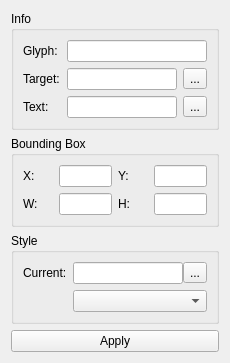
<?xml version="1.0" encoding="UTF-8"?>
<ui version="4.0">
<comment> Copyright (C) 2020 by Pedro Mendes, Rector and Visitors of the </comment>
<comment> University of Virginia, University of Heidelberg, and University </comment>
<comment> of Connecticut School of Medicine. </comment>
<comment> All rights reserved. </comment>

 <class>CQElementProperties</class>
 <widget class="QWidget" name="CQElementProperties">
  <property name="geometry">
   <rect>
    <x>0</x>
    <y>0</y>
    <width>230</width>
    <height>344</height>
   </rect>
  </property>
  <property name="windowTitle">
   <string>Form</string>
  </property>
  <layout class="QGridLayout" name="gridLayout">
   <item row="2" column="0">
    <widget class="QGroupBox" name="grpStyle">
     <property name="sizePolicy">
      <sizepolicy hsizetype="Preferred" vsizetype="Fixed">
       <horstretch>0</horstretch>
       <verstretch>0</verstretch>
      </sizepolicy>
     </property>
     <property name="title">
      <string>Style</string>
     </property>
     <layout class="QFormLayout" name="formLayout">
      <item row="0" column="0">
       <widget class="QLabel" name="label_5">
        <property name="text">
         <string>Current:</string>
        </property>
       </widget>
      </item>
      <item row="0" column="1">
       <layout class="QHBoxLayout" name="horizontalLayout">
        <property name="spacing">
         <number>0</number>
        </property>
        <property name="sizeConstraint">
         <enum>QLayout::SetFixedSize</enum>
        </property>
        <item>
         <widget class="QLineEdit" name="txtCurrentStyle">
          <property name="readOnly">
           <bool>true</bool>
          </property>
         </widget>
        </item>
        <item>
         <widget class="QToolButton" name="cmdViewStyle">
          <property name="toolTip">
           <string>Views the style</string>
          </property>
          <property name="text">
           <string>...</string>
          </property>
         </widget>
        </item>
       </layout>
      </item>
      <item row="1" column="1">
       <widget class="QComboBox" name="cmbStyles">
        <property name="toolTip">
         <string>Changes the style for the selected object</string>
        </property>
       </widget>
      </item>
     </layout>
    </widget>
   </item>
   <item row="3" column="0">
    <widget class="QPushButton" name="cmdApply">
     <property name="toolTip">
      <string>Applies Changes</string>
     </property>
     <property name="text">
      <string>Apply</string>
     </property>
    </widget>
   </item>
   <item row="1" column="0">
    <widget class="QGroupBox" name="grpBounds">
     <property name="sizePolicy">
      <sizepolicy hsizetype="Preferred" vsizetype="Fixed">
       <horstretch>0</horstretch>
       <verstretch>0</verstretch>
      </sizepolicy>
     </property>
     <property name="title">
      <string>Bounding Box</string>
     </property>
     <layout class="QGridLayout" name="gridLayout_2">
      <item row="0" column="0">
       <layout class="QHBoxLayout" name="horizontalLayout_2">
        <item>
         <widget class="QLabel" name="label">
          <property name="sizePolicy">
           <sizepolicy hsizetype="Fixed" vsizetype="Preferred">
            <horstretch>0</horstretch>
            <verstretch>0</verstretch>
           </sizepolicy>
          </property>
          <property name="minimumSize">
           <size>
            <width>30</width>
            <height>0</height>
           </size>
          </property>
          <property name="text">
           <string>X:</string>
          </property>
         </widget>
        </item>
        <item>
         <widget class="QLineEdit" name="txtX"/>
        </item>
       </layout>
      </item>
      <item row="1" column="0">
       <layout class="QHBoxLayout" name="horizontalLayout_4">
        <item>
         <widget class="QLabel" name="label_3">
          <property name="sizePolicy">
           <sizepolicy hsizetype="Fixed" vsizetype="Preferred">
            <horstretch>0</horstretch>
            <verstretch>0</verstretch>
           </sizepolicy>
          </property>
          <property name="minimumSize">
           <size>
            <width>30</width>
            <height>0</height>
           </size>
          </property>
          <property name="text">
           <string>W:</string>
          </property>
         </widget>
        </item>
        <item>
         <widget class="QLineEdit" name="txtWidth"/>
        </item>
       </layout>
      </item>
      <item row="1" column="1">
       <layout class="QHBoxLayout" name="horizontalLayout_5">
        <item>
         <widget class="QLabel" name="label_4">
          <property name="sizePolicy">
           <sizepolicy hsizetype="Fixed" vsizetype="Preferred">
            <horstretch>0</horstretch>
            <verstretch>0</verstretch>
           </sizepolicy>
          </property>
          <property name="minimumSize">
           <size>
            <width>30</width>
            <height>0</height>
           </size>
          </property>
          <property name="text">
           <string>H:</string>
          </property>
         </widget>
        </item>
        <item>
         <widget class="QLineEdit" name="txtHeight"/>
        </item>
       </layout>
      </item>
      <item row="0" column="1">
       <layout class="QHBoxLayout" name="horizontalLayout_3">
        <item>
         <widget class="QLabel" name="label_2">
          <property name="sizePolicy">
           <sizepolicy hsizetype="Fixed" vsizetype="Preferred">
            <horstretch>0</horstretch>
            <verstretch>0</verstretch>
           </sizepolicy>
          </property>
          <property name="minimumSize">
           <size>
            <width>30</width>
            <height>0</height>
           </size>
          </property>
          <property name="text">
           <string>Y:</string>
          </property>
         </widget>
        </item>
        <item>
         <widget class="QLineEdit" name="txtY"/>
        </item>
       </layout>
      </item>
     </layout>
    </widget>
   </item>
   <item row="0" column="0">
    <widget class="QGroupBox" name="groupBox">
     <property name="sizePolicy">
      <sizepolicy hsizetype="Preferred" vsizetype="Fixed">
       <horstretch>0</horstretch>
       <verstretch>0</verstretch>
      </sizepolicy>
     </property>
     <property name="title">
      <string>Info</string>
     </property>
     <layout class="QFormLayout" name="formLayout_2">
      <item row="0" column="0">
       <widget class="QLabel" name="label_6">
        <property name="text">
         <string>Glyph: </string>
        </property>
       </widget>
      </item>
      <item row="0" column="1">
       <widget class="QLineEdit" name="txtGlyph">
        <property name="readOnly">
         <bool>true</bool>
        </property>
       </widget>
      </item>
      <item row="1" column="0">
       <widget class="QLabel" name="label_7">
        <property name="text">
         <string>Target:</string>
        </property>
       </widget>
      </item>
      <item row="1" column="1">
       <layout class="QHBoxLayout" name="horizontalLayout_6">
        <item>
         <widget class="QLineEdit" name="txtTarget">
          <property name="readOnly">
           <bool>true</bool>
          </property>
         </widget>
        </item>
        <item>
         <widget class="QToolButton" name="cmdSelectTarget">
          <property name="toolTip">
           <string>Selects the Element this glyph represents</string>
          </property>
          <property name="text">
           <string>...</string>
          </property>
         </widget>
        </item>
       </layout>
      </item>
      <item row="2" column="0">
       <widget class="QLabel" name="label_8">
        <property name="text">
         <string>Text:</string>
        </property>
       </widget>
      </item>
      <item row="2" column="1">
       <layout class="QHBoxLayout" name="horizontalLayout_7">
        <item>
         <widget class="QLineEdit" name="txtText">
          <property name="readOnly">
           <bool>true</bool>
          </property>
         </widget>
        </item>
        <item>
         <widget class="QToolButton" name="cmdSelectText">
          <property name="toolTip">
           <string>Selects the TextGlyph for the selected Glyph</string>
          </property>
          <property name="text">
           <string>...</string>
          </property>
         </widget>
        </item>
       </layout>
      </item>
     </layout>
    </widget>
   </item>
   <item row="4" column="0">
    <spacer name="verticalSpacer">
     <property name="orientation">
      <enum>Qt::Vertical</enum>
     </property>
     <property name="sizeHint" stdset="0">
      <size>
       <width>20</width>
       <height>0</height>
      </size>
     </property>
    </spacer>
   </item>
  </layout>
 </widget>
 <tabstops>
  <tabstop>txtGlyph</tabstop>
  <tabstop>txtTarget</tabstop>
  <tabstop>cmdSelectTarget</tabstop>
  <tabstop>txtText</tabstop>
  <tabstop>cmdSelectText</tabstop>
  <tabstop>txtX</tabstop>
  <tabstop>txtY</tabstop>
  <tabstop>txtWidth</tabstop>
  <tabstop>txtHeight</tabstop>
  <tabstop>txtCurrentStyle</tabstop>
  <tabstop>cmdViewStyle</tabstop>
  <tabstop>cmbStyles</tabstop>
  <tabstop>cmdApply</tabstop>
 </tabstops>
 <resources/>
 <connections>
  <connection>
   <sender>cmdApply</sender>
   <signal>clicked()</signal>
   <receiver>CQElementProperties</receiver>
   <slot>slotApply()</slot>
   <hints>
    <hint type="sourcelabel">
     <x>114</x>
     <y>311</y>
    </hint>
    <hint type="destinationlabel">
     <x>114</x>
     <y>171</y>
    </hint>
   </hints>
  </connection>
  <connection>
   <sender>cmdSelectTarget</sender>
   <signal>clicked()</signal>
   <receiver>CQElementProperties</receiver>
   <slot>slotSelectTarget()</slot>
   <hints>
    <hint type="sourcelabel">
     <x>197</x>
     <y>68</y>
    </hint>
    <hint type="destinationlabel">
     <x>114</x>
     <y>171</y>
    </hint>
   </hints>
  </connection>
  <connection>
   <sender>cmdViewStyle</sender>
   <signal>clicked()</signal>
   <receiver>CQElementProperties</receiver>
   <slot>slotDisplayStyle()</slot>
   <hints>
    <hint type="sourcelabel">
     <x>197</x>
     <y>246</y>
    </hint>
    <hint type="destinationlabel">
     <x>114</x>
     <y>171</y>
    </hint>
   </hints>
  </connection>
  <connection>
   <sender>cmdSelectText</sender>
   <signal>clicked()</signal>
   <receiver>CQElementProperties</receiver>
   <slot>slotSelectTextGlyph()</slot>
   <hints>
    <hint type="sourcelabel">
     <x>197</x>
     <y>96</y>
    </hint>
    <hint type="destinationlabel">
     <x>114</x>
     <y>171</y>
    </hint>
   </hints>
  </connection>
 </connections>
 <slots>
  <slot>slotApply()</slot>
  <slot>slotDisplayStyle()</slot>
  <slot>slotSelectTextGlyph()</slot>
  <slot>slotSelectTarget()</slot>
 </slots>
</ui>
